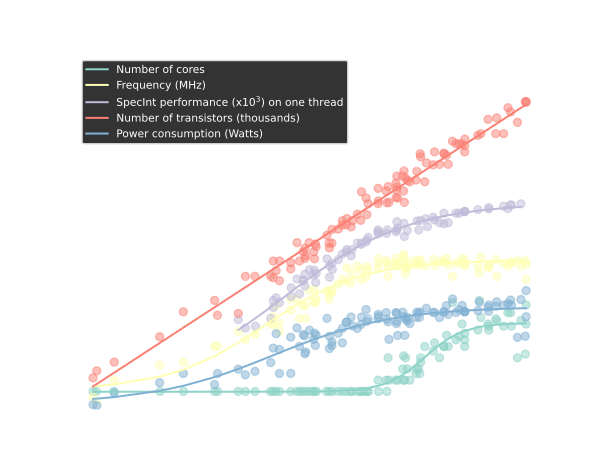

Recreate this plot in Python.
from io import StringIO
import requests

import numpy as np
from scipy.optimize import curve_fit
from mpl_toolkits.axisartist.axislines import AxesZero
import matplotlib.pyplot as plt

path = (
    "https://raw.githubusercontent.com/karlrupp/microprocessor-trend-data/master/50yrs/"
)
files = [
    ("cores", 1, "Number of cores"),
    ("frequency", 1, "Frequency (MHz)"),
    ("specint", 1, "SpecInt performance (x$10^3$) on one thread"),
    ("transistors", 1e-3, "Number of transistors (thousands)"),
    ("watts", 1, "Power consumption (Watts)"),
]


def linear(x, a, b):
    return a * x + b


def tanh(x, a, b, c, d):
    return a * np.tanh((x - b) / c) + d


plt.style.use("dark_background")

fig, ax = plt.subplots()

ax.spines["top"].set_visible(False)
ax.spines["right"].set_visible(False)

ax.set(
    xlim=(1970, 2025),
    xticks=np.arange(1970, 2022, step=10),
    ylim=(-0.5, 9),
    yticks=np.arange(0, 9),
    yticklabels=[f"$10^{{ {i} }}$" for i in range(0, 9)],
)

for file, scale, legend in files:
    data = np.loadtxt(StringIO(requests.get(f"{path}/{file}.dat").text))
    x, y = data[:, 0], np.log10(data[:, 1])

    if file == "transistors":
        popt, pcov = curve_fit(linear, x, y)
        fit = linear(x, *popt)
    else:
        popt, pcov = curve_fit(
            tanh, x, y, bounds=([0.01, 1971, 0.01, 1e-6], [50, 2030, 50, 10])
        )
        fit = tanh(x, *popt)

    ax.plot(x, fit, label=legend)
    ax.scatter(x, y, alpha=0.5)

ax.legend(fontsize=8)
ax.grid(ydata=[], linestyle=":", alpha=0.5)
ax.set_xlabel("year")
# ax.set_ylabel('logarithmic scale')
plt.savefig("cpu_trends.svg", dpi=600, transparent=True)
# plt.show()
